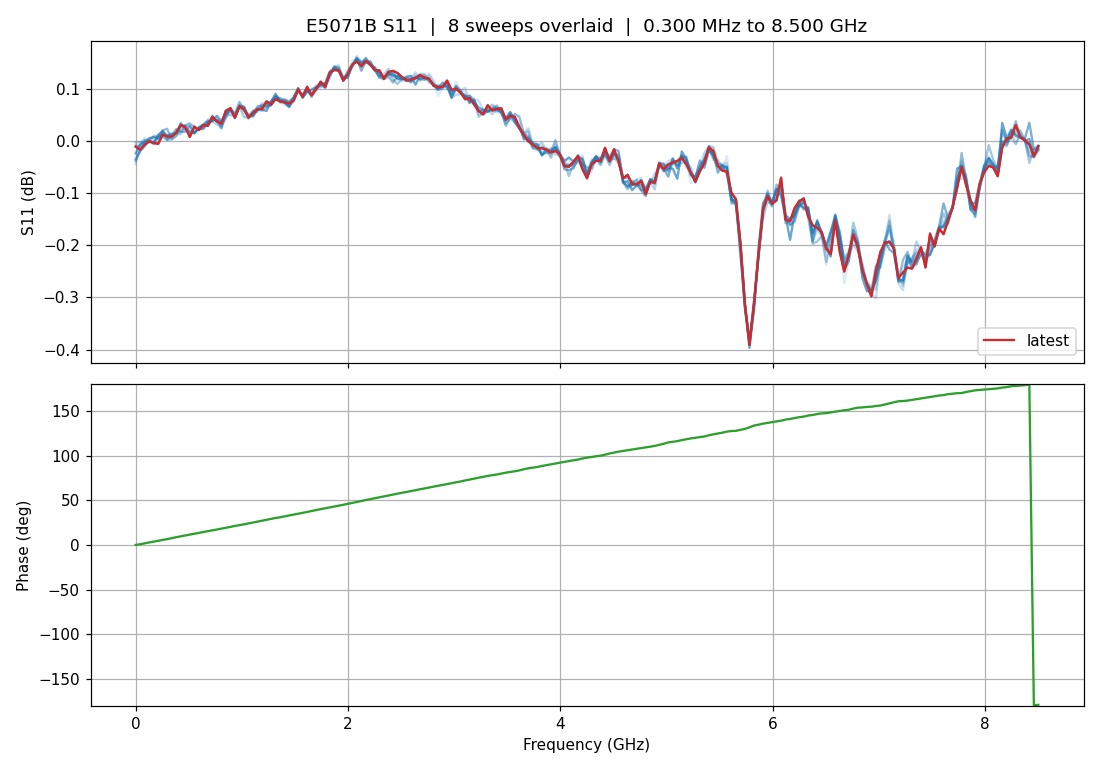

The Python source for this figure:
"""Capture a few S11 sweeps and save a mag/phase plot PNG (no GUI)."""

import sys
import numpy as np
import matplotlib
matplotlib.use("Agg")
import matplotlib.pyplot as plt
import pyvisa

VNA_IP = "192.168.0.10"
RESOURCE = f"TCPIP0::{VNA_IP}::inst0::INSTR"
CH = 1
N = 8
OUT = "vna_snapshot.png"

rm = pyvisa.ResourceManager("@py")
vna = rm.open_resource(RESOURCE)
vna.timeout = 20000
print("Connected:", vna.query("*IDN?").strip())

vna.write(":FORMat:DATA ASCii")
vna.write(f":CALCulate{CH}:PARameter1:SELect")
orig = vna.query(":TRIGger:SEQuence:SOURce?").strip()
vna.write(":TRIGger:SEQuence:SOURce BUS")
vna.write(f":INITiate{CH}:CONTinuous ON")

freq = np.array(vna.query_ascii_values(f":SENSe{CH}:FREQuency:DATA?"))
fghz = freq / 1e9

mags, phases = [], []
for k in range(N):
    vna.write(":TRIGger:SEQuence:SINGle")
    vna.query("*OPC?")
    fdat = np.array(vna.query_ascii_values(f":CALCulate{CH}:SELected:DATA:FDATa?"))
    sdat = np.array(vna.query_ascii_values(f":CALCulate{CH}:SELected:DATA:SDATa?"))
    db = fdat[0::2]
    re, im = sdat[0::2], sdat[1::2]
    mags.append(db)
    phases.append(np.degrees(np.arctan2(im, re)))
    print(f"Sweep {k}: min {db.min():.2f} dB at {fghz[db.argmin()]:.4f} GHz")

vna.write(f":TRIGger:SEQuence:SOURce {orig}")
vna.write(f":INITiate{CH}:CONTinuous ON")
vna.close()

fig, (ax_mag, ax_ph) = plt.subplots(2, 1, figsize=(10, 7), sharex=True)
for i, m in enumerate(mags):
    ax_mag.plot(fghz, m, color="C0", alpha=0.15 + 0.6 * i / max(N - 1, 1))
ax_mag.plot(fghz, mags[-1], color="C3", lw=1.5, label="latest")
ax_mag.set_ylabel("S11 (dB)")
ax_mag.set_title(f"E5071B S11  |  {N} sweeps overlaid  |  {freq[0]/1e6:.3f} MHz to {freq[-1]/1e9:.3f} GHz")
ax_mag.grid(True)
ax_mag.legend(loc="lower right")
ax_ph.plot(fghz, phases[-1], color="C2")
ax_ph.set_ylabel("Phase (deg)")
ax_ph.set_xlabel("Frequency (GHz)")
ax_ph.set_ylim(-180, 180)
ax_ph.grid(True)
fig.tight_layout()
fig.savefig(OUT, dpi=110)
print("Saved:", OUT)
